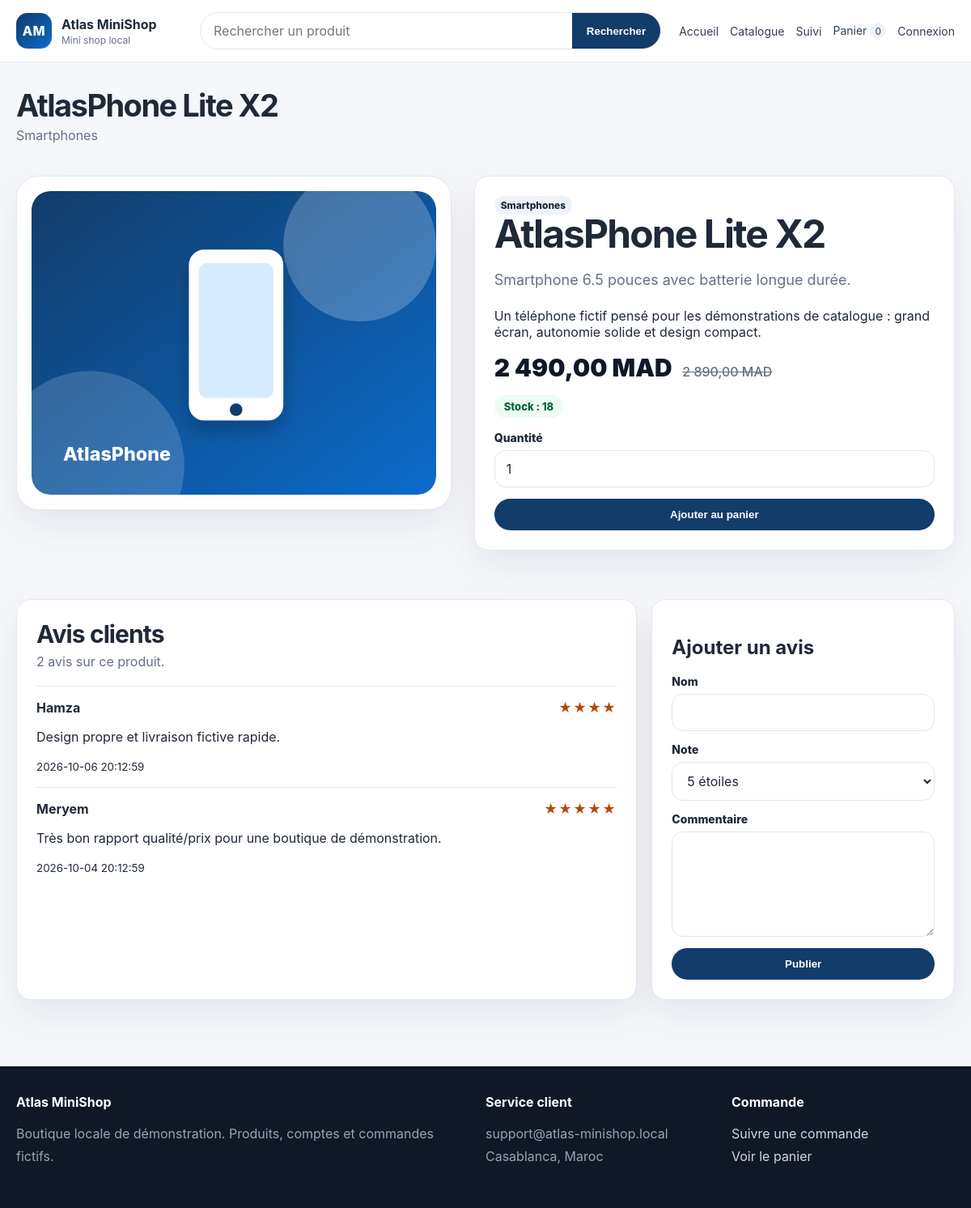
The page /product.php on the database its author committed.
### tables this page shows
CREATE TABLE products (
    id INT AUTO_INCREMENT PRIMARY KEY,
    category_id INT,
    name VARCHAR(180) NOT NULL,
    slug VARCHAR(220) NOT NULL,
    price DECIMAL(10,2) NOT NULL,
    old_price DECIMAL(10,2) NULL,
    image VARCHAR(255) NOT NULL,
    short_description VARCHAR(255) NOT NULL,
    description TEXT NOT NULL,
    stock INT NOT NULL DEFAULT 0,
    featured TINYINT(1) NOT NULL DEFAULT 0,
    created_at DATETIME NOT NULL DEFAULT CURRENT_TIMESTAMP,
    CONSTRAINT fk_products_category FOREIGN KEY (category_id) REFERENCES categories(id) ON DELETE SET NULL
);

CREATE TABLE categories (
    id INT AUTO_INCREMENT PRIMARY KEY,
    name VARCHAR(120) NOT NULL,
    description TEXT
);

CREATE TABLE reviews (
    id INT AUTO_INCREMENT PRIMARY KEY,
    product_id INT NOT NULL,
    author_name VARCHAR(160) NOT NULL,
    rating TINYINT NOT NULL DEFAULT 5,
    comment TEXT NOT NULL,
    created_at DATETIME NOT NULL DEFAULT CURRENT_TIMESTAMP,
    CONSTRAINT fk_reviews_product FOREIGN KEY (product_id) REFERENCES products(id) ON DELETE CASCADE
);

### config/db.php (called while the page is built, shortened)
<?php
$conn = mysqli_connect(DB_HOST, DB_USER, DB_PASS, DB_NAME, DB_PORT);
mysqli_set_charset($conn, 'utf8mb4');
mysqli_query($conn, "SET time_zone='+00:00'");
function db_query(string $sql)
{
    global $conn;
    $result = mysqli_query($conn, $sql);
    return $result;
}
function db_one(string $sql): ?array
{
    $result = db_query($sql);
    if ($result && mysqli_num_rows($result) > 0) {
        return mysqli_fetch_assoc($result);
    }
    return null;
}
function db_all(string $sql): array
{
    $rows = [];
    $result = db_query($sql);
    if ($result) {
        while ($row = mysqli_fetch_assoc($result)) {
            $rows[] = $row;
        }
    }
    return $rows;
}

### includes/helpers.php (called while the page is built, shortened)
<?php
require_once __DIR__ . '/../config/db.php';
function e($value): string
{
    return htmlspecialchars((string)$value, ENT_QUOTES, 'UTF-8');
}
function money($value): string
{
    return number_format((float)$value, 2, ',', ' ') . ' MAD';
}
    ?>

### product.php (the view, shortened to what this page needs)
<?php
require_once __DIR__ . '/includes/header.php';
$id = $_GET['id'] ?? '1';
$productSql = "SELECT p.id, p.name, p.price, p.old_price, p.image, p.short_description, p.description, p.stock, c.name AS category
               FROM products p
               LEFT JOIN categories c ON c.id = p.category_id
               WHERE p.id = $id";
$product = MINISOC_HARDENED
    ? (db_prepared_rows(str_replace('WHERE p.id = '.$id, 'WHERE p.id = ?', $productSql), 'i', [(int)$id])[0] ?? null)
    : db_one($productSql);
$reviews = [];
if ($product) {
    $reviewsSql = "SELECT id, author_name, rating, comment, created_at
                   FROM reviews
                   WHERE product_id = $id
                   ORDER BY created_at DESC";
    $reviews = MINISOC_HARDENED
        ? db_prepared_rows('SELECT id,author_name,rating,comment,created_at FROM reviews WHERE product_id=? ORDER BY created_at DESC', 'i', [(int)$id])
        : db_all($reviewsSql);
}
?>
<section class="page-title">
    <div class="container">
        <h1><?= $product ? e($product['name']) : 'Produit introuvable' ?></h1>
        <p><?= $product ? e($product['category']) : 'Aucun produit ne correspond à cette référence.' ?></p>
    </div>
</section>
<section class="section">
    <div class="container">
        <?php if (!$product): ?>
            <div class="panel">Produit non disponible.</div>
        <?php else: ?>
            <div class="product-detail">
                <div class="product-gallery">
                    <img src="<?= e($product['image']) ?>" alt="<?= e($product['name']) ?>">
                </div>
                <div class="product-copy panel">
                    <span class="badge"><?= e($product['category']) ?></span>
                    <h1><?= e($product['name']) ?></h1>
                    <p class="lead"><?= e($product['short_description']) ?></p>
                    <p><?= nl2br(e($product['description'])) ?></p>
                    <p>
                        <span class="price"><?= money($product['price']) ?></span>
                        <?php if (!empty($product['old_price'])): ?><span class="old-price"><?= money($product['old_price']) ?></span><?php endif; ?>
                    </p>
                    <p><span class="stock">Stock : <?= e($product['stock']) ?></span></p>
                    <form action="cart.php" method="post" class="form-grid">
                        <div class="form-row">
                            <label for="qty">Quantité</label>
                            <input id="qty" data-qty type="number" name="qty" min="1" value="1">
                        </div>
                        <button class="btn" type="submit">Ajouter au panier</button>
                    </form>
                </div>
            </div>
        <?php endif; ?>
    </div>
</section>
<?php if ($product): ?>
<section class="section" id="reviews">
    <div class="container grid-3">
        <div class="panel" style="grid-column: span 2;">
            <div class="section-head">
                <div>
                    <h2>Avis clients</h2>
                    <p><?= count($reviews) ?> avis sur ce produit.</p>
                </div>
            </div>
            <?php if (!$reviews): ?>
                <p>Aucun avis pour le moment.</p>
            <?php else: ?>
                <?php foreach ($reviews as $review): ?>
                    <div class="review">
                        <div class="review-head">
                            <strong><?= MINISOC_HARDENED ? e($review['author_name']) : $review['author_name'] ?></strong>
                            <span class="stars"><?= str_repeat('★', (int)$review['rating']) ?></span>
                        </div>
                        <p><?= MINISOC_HARDENED ? e($review['comment']) : $review['comment'] ?></p>
                        <small><?= e($review['created_at']) ?></small>
                    </div>
                <?php endforeach; ?>
            <?php endif; ?>
        </div>
        <div class="panel">
            <h2>Ajouter un avis</h2>
            <form action="review.php" method="post" class="form-grid">
                <div class="form-row">
                    <label for="author_name">Nom</label>
                    <input id="author_name" name="author_name" required>
                </div>
                <div class="form-row">
                    <label for="rating">Note</label>
                    <select id="rating" name="rating">
                        <option value="5">5 étoiles</option>
                    </select>
                </div>
                <div class="form-row">
                    <label for="comment">Commentaire</label>
                    <textarea id="comment" name="comment" required></textarea>
                </div>
                <button class="btn" type="submit">Publier</button>
            </form>
        </div>
    </div>
</section>
<?php endif; ?>
<?php require_once __DIR__ . '/includes/footer.php'; ?>

### assets/css/style.css (style rules this page uses)
:root { --bg: #f5f7fb; --surface: #ffffff; --surface-2: #eef3fb; --text: #1f2937; --muted: #667085; --line: #e4e7ec; --brand: #123c69; --brand-2: #0b6bcb; --accent: #0f9f6e; --danger: #b42318; --warning: #b54708; --shadow: 0 18px 45px rgba(15, 23, 42, .08); --radius: 18px; }
* { box-sizing: border-box; }
body { margin: 0; font-family: Inter, ui-sans-serif, system-ui, -apple-system, BlinkMacSystemFont, "Segoe UI", sans-serif; background: var(--bg); color: var(--text); }
img { max-width: 100%; display: block; }
.container { width: min(1160px, calc(100% - 32px)); margin: 0 auto; }
h1 { font-size: clamp(34px, 4vw, 56px); line-height: 1; margin: 12px 0 16px; letter-spacing: -0.04em; }
.lead { color: var(--muted); font-size: 18px; line-height: 1.7; }
.section { padding: 30px 0; }
.section-head { display: flex; align-items: end; justify-content: space-between; gap: 18px; margin-bottom: 20px; }
.section-head h2 { margin: 0; font-size: 30px; letter-spacing: -0.03em; }
.section-head p { margin: 6px 0 0; color: var(--muted); }
.grid-3 { display: grid; grid-template-columns: repeat(3, minmax(0, 1fr)); gap: 18px; }
.price { color: #101828; font-weight: 900; }
.old-price { text-decoration: line-through; color: var(--muted); margin-left: 8px; font-weight: 500; }
.btn, button.btn { display: inline-flex; align-items: center; justify-content: center; gap: 8px; border: 0; border-radius: 999px; padding: 12px 18px; background: var(--brand); color: white; font-weight: 800; cursor: pointer; }
.panel { background: #fff; border: 1px solid var(--line); border-radius: var(--radius); padding: 24px; box-shadow: var(--shadow); }
.page-title { padding: 34px 0 10px; }
.page-title h1 { font-size: 38px; margin: 0 0 8px; }
.page-title p { margin: 0; color: var(--muted); }
.form-grid { display: grid; gap: 14px; }
.form-row { display: grid; gap: 7px; }
label { font-weight: 800; font-size: 14px; }
input, textarea, select { width: 100%; border: 1px solid var(--line); border-radius: 14px; padding: 12px 14px; background: #fff; color: var(--text); font: inherit; outline: none; }
textarea { min-height: 130px; resize: vertical; }
.product-detail { display: grid; grid-template-columns: .95fr 1.05fr; gap: 28px; align-items: start; }
.product-gallery { background: #fff; border: 1px solid var(--line); border-radius: 28px; padding: 18px; box-shadow: var(--shadow); }
.product-gallery img { width: 100%; border-radius: 22px; background: var(--surface-2); }
.product-copy h1 { margin-top: 0; }
.product-copy .price { font-size: 30px; }
.stock { display: inline-flex; padding: 6px 12px; border-radius: 999px; background: #ecfdf3; color: #05603a; font-weight: 800; font-size: 13px; }
.review { border-top: 1px solid var(--line); padding: 16px 0; }
.review-head { display: flex; justify-content: space-between; gap: 12px; margin-bottom: 6px; }
.stars { color: #b54708; letter-spacing: .08em; }
.badge { display: inline-flex; padding: 4px 8px; border-radius: 999px; background: var(--surface-2); font-size: 12px; font-weight: 800; }

### rows shown on the page
products: name "AtlasPhone Lite X2", category.name "Smartphones", image (picture), short_description "Smartphone 6.5 pouces avec batterie longue durée.", description "Un téléphone fictif pensé pour les démonstrations de catalogue : grand écran, autonomie solide et design compact.", price "2 490,00 MAD", old_price "2 890,00 MAD", stock "18"
reviews: author_name "Hamza", rating "★★★★", comment "Design propre et livraison fictive rapide.", created_at "2026-10-06 20:12:59"
reviews: author_name "Meryem", rating "★★★★★", comment "Très bon rapport qualité/prix pour une boutique de démonstration.", created_at "2026-10-04 20:12:59"

### other values the page prints
APP_NAME "Atlas MiniShop"
cart_count() "0"
count($reviews) "2"
